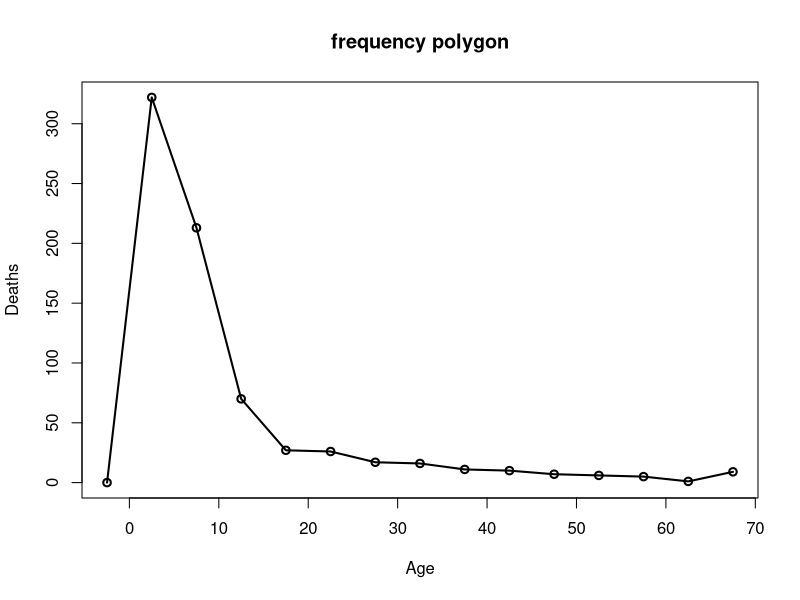

This chart was generated by the following R code:
midx=seq(-2.5,67.5,5)
frequency=c(0,322,213,70,27,26,17,16,11,10,7,6,5,1,9)
plot(midx,frequency,type = "o",xlab="Age",ylab ="Deaths",main = "frequency polygon",lwd=2 )
